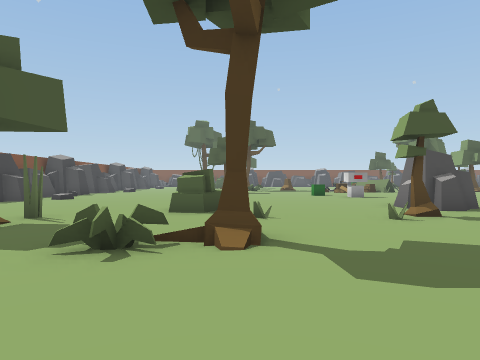
[1] (above)

23 first-person views from a walk through a 3-D level made in the Unity game engine. The camera is 1.4 m above the floor, looks level and sees 70° across. The floor is counted in squares, 2 m on a side. Each view is taken from the middle of a square. On the plan, view 1 faces up. The plan holds only what a view shows up to about 11 squares ahead; the rest is blank. The place goes on beyond the plan. The player character is not drawn. Some animated figures are left out. Some surface patterns are stand-ins.

[2]
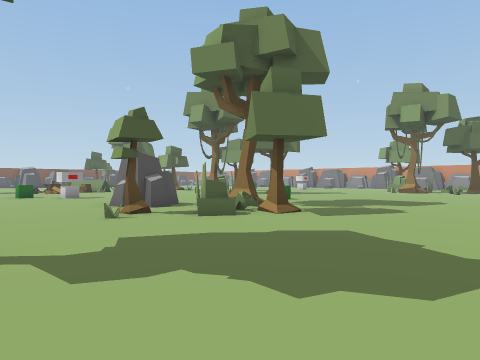

[3]
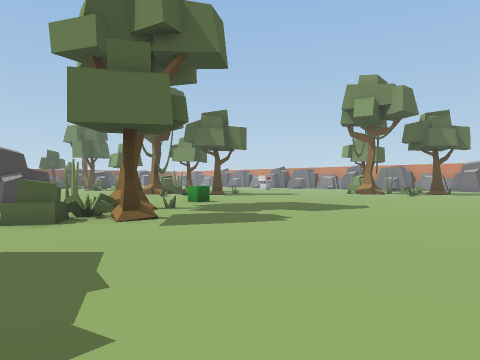

[4]
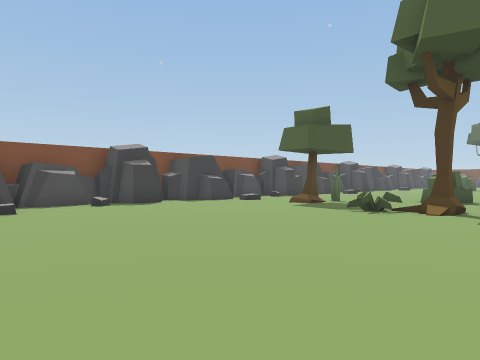

[5]
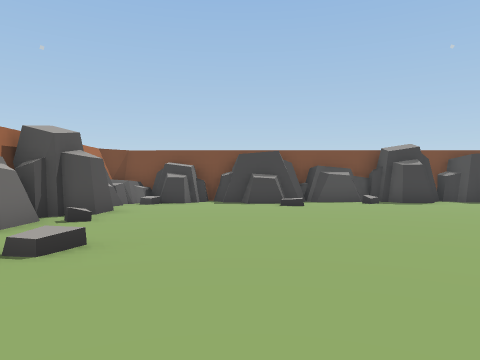

[6]
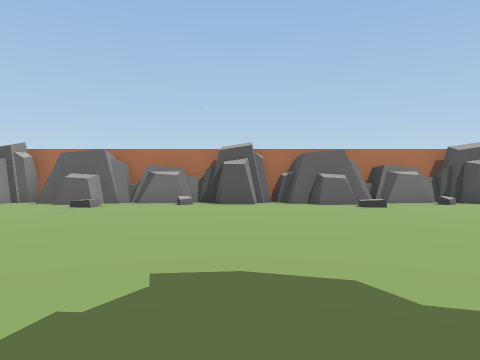

[7]
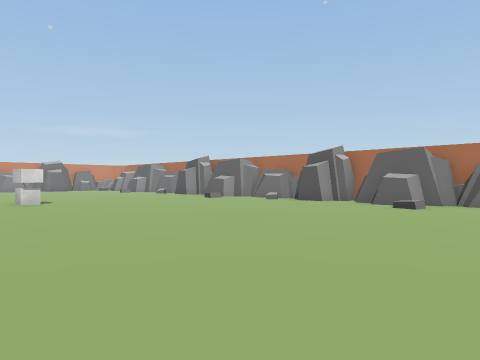

[8]
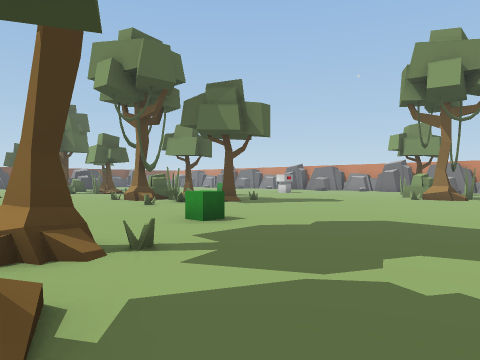

[9]
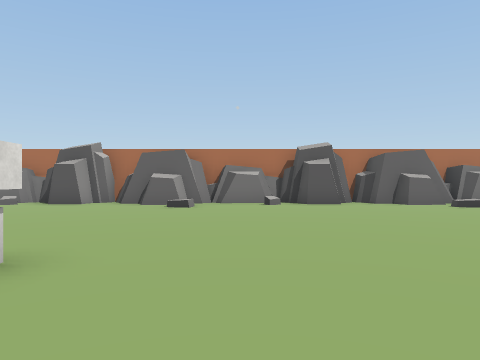

[10]
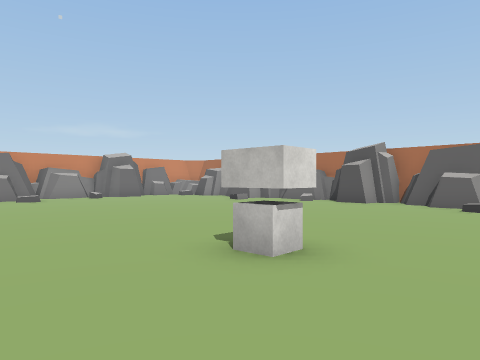

[11]
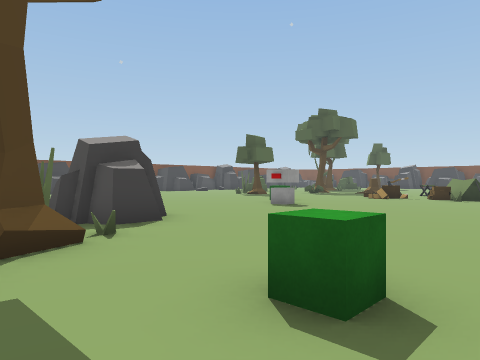

[12]
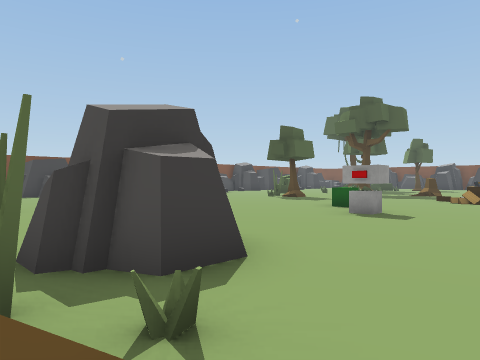

[13]
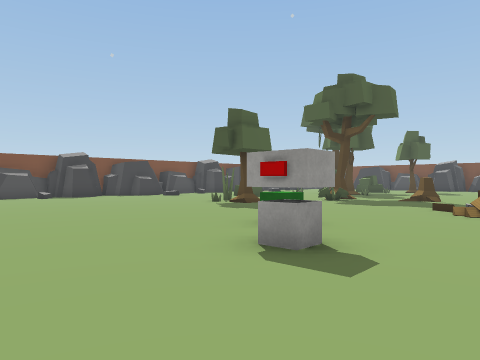

[14]
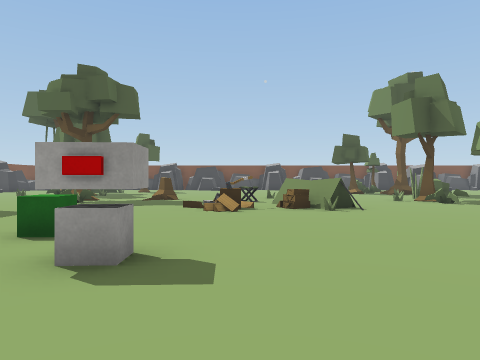

[15]
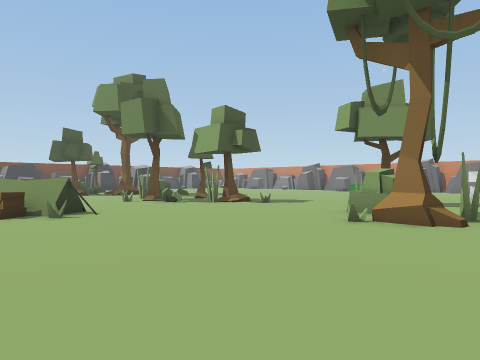

[16]
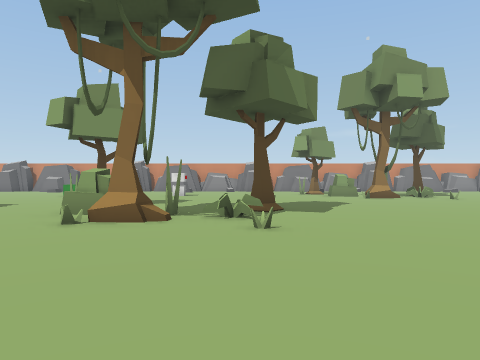

[17]
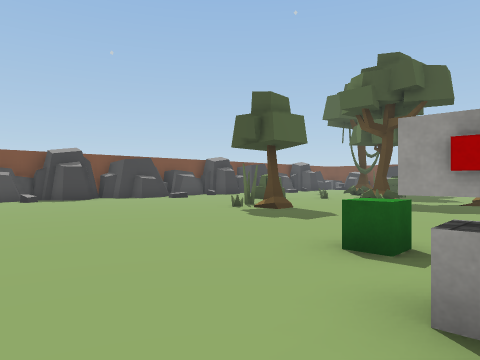

[18]
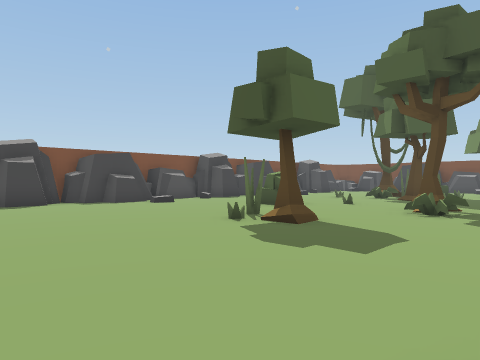

[19]
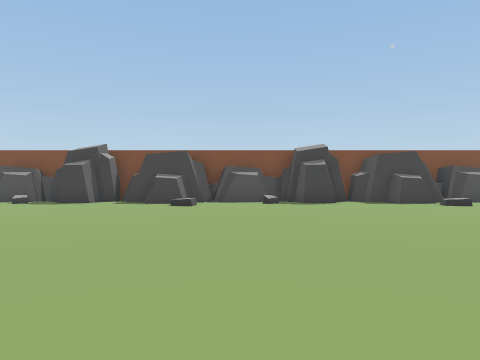

[20]
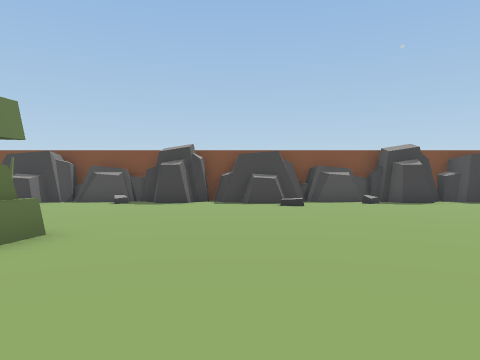

[21]
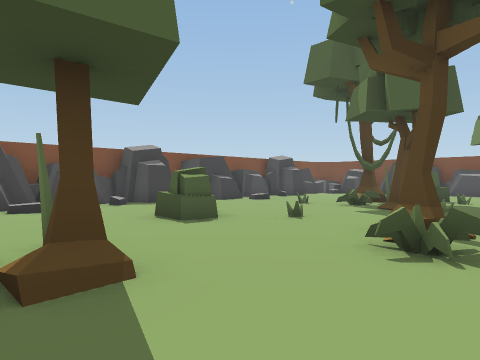

[22]
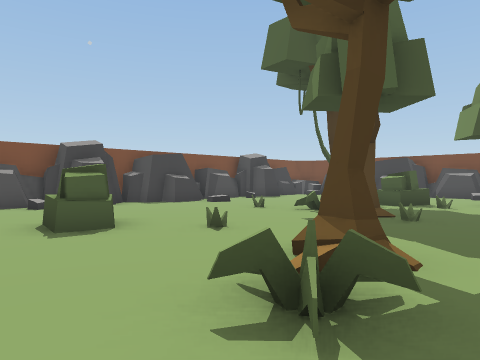

[23]
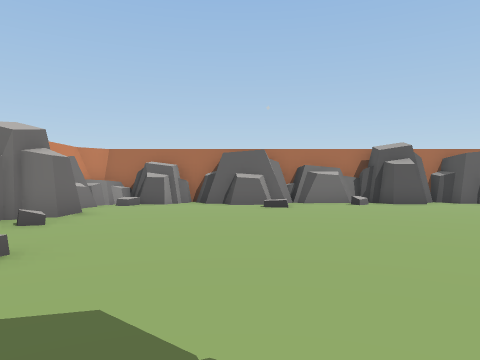

### Floor plan
Key: @ floor where view 1 was taken; # wall or solid block; . main floor; : floor 0.25 m higher than the main floor; / step, stairs or slope; = window, fence, low wall or low ledge; ^ raised ledge; O other object.
Columns run from 9 left of view 1 to 27 right of it. Each row starts with its distance up from view 1.
 30        ##.
 29       #/..
 28     ..##...
 27    ..=.=#..
 26  #.......=.
 25  #.........
 24  #..........
 23  #.....=.#/.:.
 22  #....#...=....^.  ..#.
 21  #............/.##...=.
 20  #............/#=#....##
 19  #......#...../^.#.....= ..
 18  #.........................
 17 ##........................
 16  #......................#
 15  ............O.......=##
 14  #............O......#/....
 13  #...................##....
 12  #..................=.=#
 11  #......................=..
 10  #.........................
  9  #............#............
  8  #......#.....#.=..O.......
  7  #...........####..........
  6  #...#......=#==.=..........
  5  #.  #.......#=#............
  4  #. ....=#..............
  3  #......=.................      .
  2  #................................
  1 ##..................................
  0 #........@..............O...........
 -1 ##..................................
 -2 ##..................................
 -3  #..................................#
 -4  #..................................#
 -5  #..................................#
 -6  #......#......./......#......./....#
 -7  #..##...#..#.../#.##...#..#.../#.###
 -8  ###################################

Where each view was taken, in squares from view 1:
view 1: 0 up, 0 right, facing up
view 2: 0 up, 0 right, facing up-right
view 3: 1 down, 3 right, facing up-right
view 4: 4 down, 2 right, facing up-left
view 5: 4 down, 3 right, facing left
view 6: 3 up, 3 right, facing down
view 7: 3 up, 4 right, facing down-right
view 8: 3 up, 6 right, facing up-right
view 9: 3 up, 13 right, facing down
view 10: 3 up, 13 right, facing down-right
view 11: 6 up, 11 right, facing up-left
view 12: 7 up, 8 right, facing up-left
view 13: 11 up, 7 right, facing up-left
view 14: 11 up, 6 right, facing up
view 15: 12 up, 6 right, facing up-right
view 16: 12 up, 6 right, facing right
view 17: 12 up, 5 right, facing up-left
view 18: 14 up, 3 right, facing up-left
view 19: 14 up, 3 right, facing left
view 20: 11 up, 3 right, facing left
view 21: 18 up, 2 right, facing up-left
view 22: 20 up, 2 right, facing up-left
view 23: 3 up, 23 right, facing down
